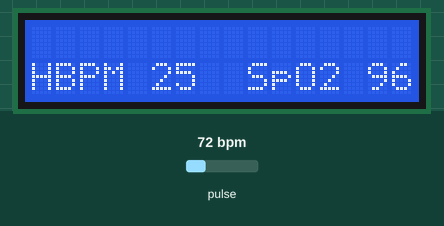
Simulated run of this sketch. Board: ESP8266 (NodeMCU). Parts: 16×2 character LCD. The inputs (shaded band) are chosen by the test bench; at power-on: pulse 72 bpm. WiFi joins after 1.5 s; servers stay silent unless stated.

Above: at 3.0 s.
3.1 s: pulse set to 130 bpm
At 3.48 s:
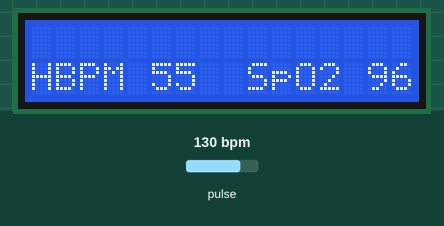
5.2 s: pulse set to 42 bpm
At 6.9 s:
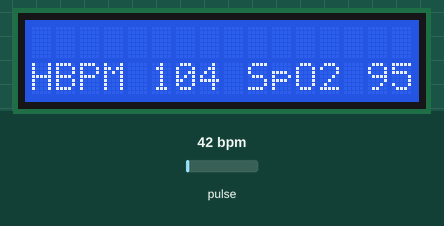
8.2 s: pulse set to 70 bpm
At 12.9 s:
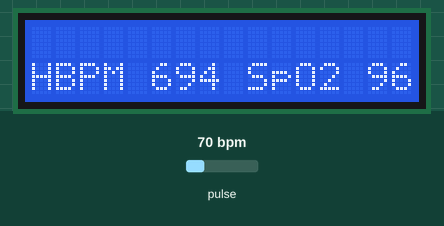
Timing chart, 0 to 14.4 s (numbered marks = the images above; inputs shaded):
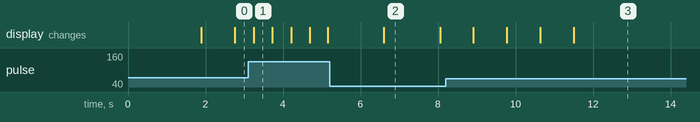

The sketch:

pulsox.ino
```cpp
#include <Wire.h>
#include <LiquidCrystal_I2C.h>
#include <Blynk.h>
#include <ESP8266WiFi.h>
#include <BlynkSimpleEsp8266.h>

#include "MAX30105.h"
#include "heartRate.h"
#include "spo2_algorithm.h"

LiquidCrystal_I2C lcd(0x27, 16, 2);
MAX30105 sensor;

char auth[] = "";
char ssid[] = "";
char pass[] = "";

const byte RATE_SIZE = 4;
byte rates[RATE_SIZE];
byte rateSpot = 0;
long lastBeat = 0;

float beatsPerMinute;
int beatAvg;

double aveRed = 0;
double aveIr = 0;
double sumIrRMS;
double sumRedRMS;
double fRate = 0.95;
double SpO2 = 0;

void setup()
{
  Serial.begin(115200);

  Blynk.begin(auth, ssid, pass);

  if (!sensor.begin(Wire, I2C_SPEED_FAST))
  {
    Serial.println("MAX30102 not found");
    while (1);
  }

  sensor.setup();
  sensor.setPulseAmplitudeRed(0x0A);
  sensor.setPulseAmplitudeGreen(0);

  lcd.init();
  lcd.backlight();
}

void loop()
{
  Blynk.run();

  long irValue = sensor.getIR();
  long red = sensor.getRed();

  sumRedRMS = 0.0;
  sumIrRMS = 0.0;

  if (checkForBeat(irValue) == true)
  {
    long ir = irValue;
    double fred = (double)red;
    double fir = (double)ir;
    aveRed = aveRed * fRate + (double)red * (1.0 - fRate);
    aveIr = aveIr * fRate + (double)ir * (1.0 - fRate);
    sumRedRMS += (fred - aveRed) * (fred - aveRed);
    sumIrRMS += (fir - aveIr) * (fir - aveIr);

    double R = (sqrt(sumRedRMS) / aveRed) / (sqrt(sumIrRMS) / aveIr);
    SpO2 = -23.3 * (R - 0.4) + 100;

    long delta = millis() - lastBeat;
    lastBeat = millis();

    beatsPerMinute = 60 / (delta / 1000.0);

    if (beatsPerMinute < 255 && beatsPerMinute > 20)
    {
      rates[rateSpot++] = (byte)beatsPerMinute;
      rateSpot %= RATE_SIZE;

      beatAvg = 0;
      for (byte x = 0 ; x < RATE_SIZE ; x++)
        beatAvg += rates[x];
      beatAvg /= RATE_SIZE;
    }

  Blynk.virtualWrite(V0, beatAvg);
  Blynk.virtualWrite(V1, int(SpO2+10));

  }

  if (irValue < 50000)
  {
    lcd.clear();
    lcd.setCursor(0,0);
    lcd.print("     PULSOX     ");
    Blynk.virtualWrite(V0, 0);
    Blynk.virtualWrite(V1, 0);
    delay(2000);
  }

  lcd.setCursor(0,1);
  lcd.print("HBPM");
  lcd.setCursor(5,1);
  lcd.print(beatAvg);

  lcd.setCursor(9,1);
  lcd.print("SpO2");
  lcd.setCursor(14,1);
  lcd.print(int(SpO2+10));

}
```

Measured:
- what the display in image 1 shows lasts 0.5 s, from 3.2 s to 3.7 s
- what the display in image 2 shows lasts 1.5 s, from 6.6 s to 8.1 s
